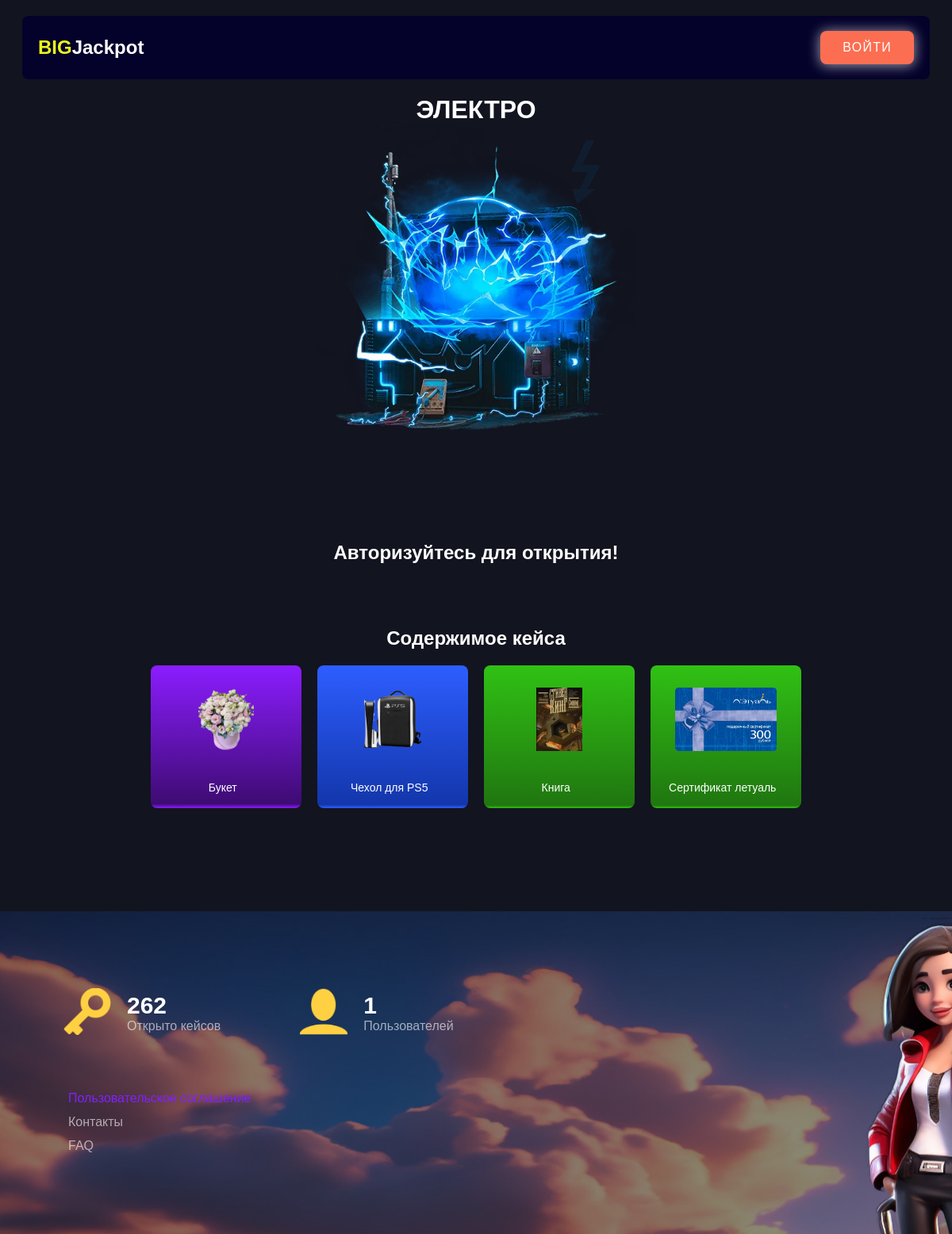
Screenshot of /case/12/ with the database file from the repository.
### case/models.py (models this page shows, shortened)
class Case(models.Model):
    name = models.CharField(max_length=100, verbose_name='Название кейса')
    img_certificates = ResizedImageField(
        verbose_name='Изображение', force_format="WEBP", quality=75, upload_to="case")
    categories = models.ManyToManyField(Category, related_name='cases', verbose_name='Категории')
    class Meta:
        verbose_name = 'Кейс'
        verbose_name_plural = 'Кейсы'

class Item(models.Model):
    name = models.CharField(max_length=100, verbose_name='Наименование')
    img = ResizedImageField(
        verbose_name='Изображение', force_format="WEBP", quality=75, upload_to="items")
    quantity = models.IntegerField(verbose_name='Количество')
    chance = models.FloatField(default=0.0, verbose_name='Шанс выпадения')
    cases = models.ManyToManyField(Case, related_name='items', verbose_name='Кейсы')
    rare = models.IntegerField(choices=[(i, i) for i in range(1, 7)], verbose_name='Редкость', default=1)
    users = models.ManyToManyField(User, through='UserItem')
    class Meta:
        verbose_name = 'Предмет'
        verbose_name_plural = 'Предметы'

### case/views.py (the view)
# urls.py: path('case/<int:id>/', case_page, name='news_detail'),
def case_page(request, id):
    case = get_object_or_404(Case, id=id)
    items = Item.objects.filter(cases=id).order_by('-rare')
    total_quantity = Item.objects.filter(cases=id).aggregate(total_quantity=Sum('quantity'))['total_quantity']
    data = {
        'title': case.name.upper(),
        'img_case': case.img_certificates,
        'items' : items,
        'case_items_count': total_quantity,
    }
    data['user_items'] = UserItem.objects.all().count()
    data['user_count'] = User.objects.all().count()
    if request.user.is_authenticated:
        user = request.user
        data['keys_count']= user.profile.keys_count
    return render(request, 'main/case.html', context=data)

### templates/main/case.html (shortened to what this page needs)
<!DOCTYPE html>
<html lang="en">
<head>
    {% load static %}
  <link rel="stylesheet" href="{% static 'case/style.css' %}">
  <link rel="stylesheet" type="text/css" href="{% static 'css/rare.css' %}">
  <link rel="stylesheet" type="text/css" href="{% static 'css/header.css' %}">
  <link rel="stylesheet" type="text/css" href="{% static 'css/style-button.css' %}">
  <link rel="stylesheet" type="text/css" href="{% static 'css/stylesHome.css' %}">
</head>
<body>
  {% include 'main/module/header.html' %}
  <div class="conteiner_rullete">
    <h1 class="title_case">{{ title }}</h1>
    <div class="case_im">
      <img class="case" src="{{ img_case.url }}" alt="case love">
    </div>
    <div class="app">
        <div class="content_start">
          {% if request.user.is_authenticated %}
            {% if keys_count == 0 %}
              <p class="case-none">У вас нет ключей!</p>
            {% else %}
              <p class="case-ended-message hidden">Предметы в этом кейсе кончились!</p>
              <button onclick="start()" class="start hidden">ОТКРЫТЬ</button>
            {% endif %}
          {% else %}
            <p class="not_user">Авторизуйтесь для открытия!</p>
          {% endif %}
        </div>
    </div>
    <div class="disply_items">
      <div class='mini_title'>
        <h2>Содержимое кейса</h2>
      </div>
      <div class="list_items_mini">
        <ul class="list_new_items">
          {% for item in items %}
            <li data-item="{{ item.name }}" class="list__item gradient_{{ item.rare }}">
              <div class="img_items">
                <img class='img_card' src="{{ item.img.url }}" alt="{{ item.name }}">
              </div>
              <div class="title_items">
                <p>{{ item.name }}</p>
              </div>
            </li>
          {% endfor %}
        </ul>
    </div>
    </div>
  </div>
  {% include 'main/module/footer.html' %}
</body>
</html>

### static/case/style.css (style rules this page uses)
* { margin: 0; padding: 0; font-family: sans-serif; box-sizing: content-box; }
body { min-height: 100vh; background: #12141F; color: white; }
.conteiner_rullete { display: flex; flex-direction: column; align-items: center; margin: 120px 0; }
.app { position: relative; width: 1022px; border-radius: 10px; margin-top: 100px; }
.list__item { display: flex; flex-direction: column; align-items: center; }
.list__item p { font-size: 0.875rem; text-align: center; }
.case_im { display: flex; justify-content: center; }
.title_case { display:flex; justify-content: center; }
.disply_items { display: flex; margin-top: 10vh; flex-direction: column }
.list_new_items { display: flex; flex-wrap: wrap; justify-content: center; padding-top: 10px; }
.list_new_items li { height: 180px; width: 190px; padding: 10px; margin: 10px; box-sizing: border-box; }
.mini_title { display: flex; justify-content: center; }
.list_items_mini { display: flex; width: 100%; max-width: 1051px; }
.title_items { align-items: center; display: flex; justify-content: space-between; margin-top: 10px; margin-right: 5%; margin-bottom: 5%; }
.img_items { margin-top: 18px; height: 200px; object-fit: cover; object-position: center; }
.case { width: 100%; height: 100%; max-width: 400px; }
.img_card { width: 100%; height: 100%; max-height: 80px; }
.content_start { display: flex; justify-content: center; margin-top: 26px; font-size: 24px; font-weight: 700; }

### static/css/rare.css (style rules this page uses)
.gradient, .gradient_6, .gradient_5,.gradient_4, .gradient_3,.gradient_2, .gradient_1 { width: 200px; height: 200px; border-radius: 8px; }
.gradient_4 { background: linear-gradient(0deg, #8b1dff 0%, #3e0b73 3%, #8b1dff 100%); }
.gradient_3 { background: linear-gradient(0deg, #2d5eff 0%, #1336ab 2.5%, #2d5eff 100%); }
.gradient_2 { background: linear-gradient(0deg, #30c114 0%, #207610 2%, #30c114 100%); }

### static/css/header.css (style rules this page uses)
body { margin: 0; }
h1 { text-transform: uppercase; color: white; }

### rows the page displays
Case: name "ЭЛЕКТРО"
Item: img (picture), name "Букет"
Item: img (picture), name "Чехол для PS5"
Item: img (picture), name "Книга"
Item: img (picture), name "Сертификат летуаль"

### other values shown
{{ user_items }} "262"
{{ user_count }} "1"
